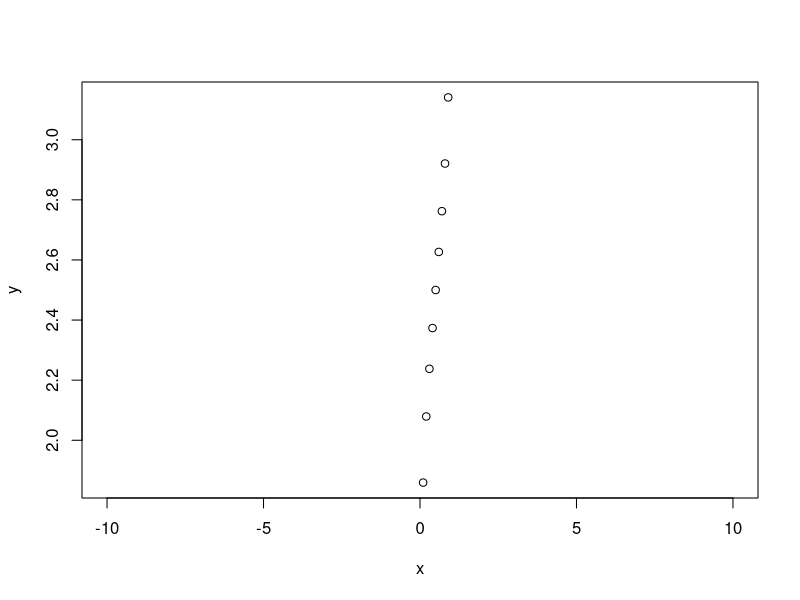

R code for this plot:
x <- seq(-10, 10, by = .1)

# Choose the mean as 2.5 and standard deviation as 0.5.
y <- qnorm(x, mean = 2.5, sd = 0.5)

# Give the chart file a name.
png(file = "qnorm.png")

plot(x,y)

# Save the file.
dev.off()